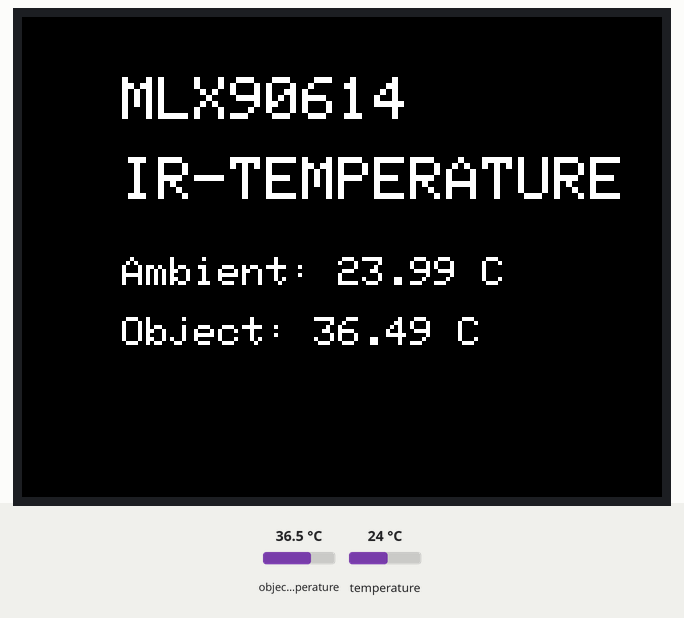
Simulated run of this sketch. Board: ESP32. Shown: 320×240 colour display. The inputs (shaded band) are chosen by the test bench; at power-on: object temperature 36.5 °C, temperature 24 °C.

Above: at 1.4 s.
1.5 s: object temperature set to 20 °C
At 2.0 s:
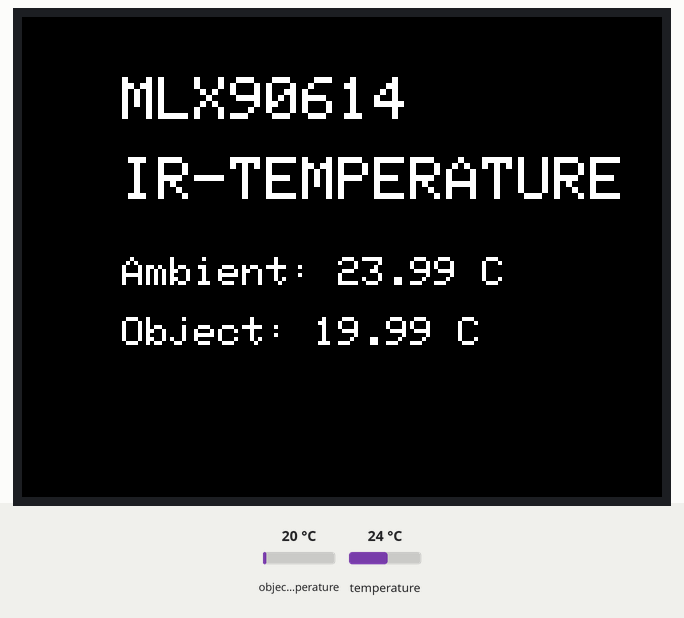
3.0 s: temperature set to 12 °C
At 4.1 s:
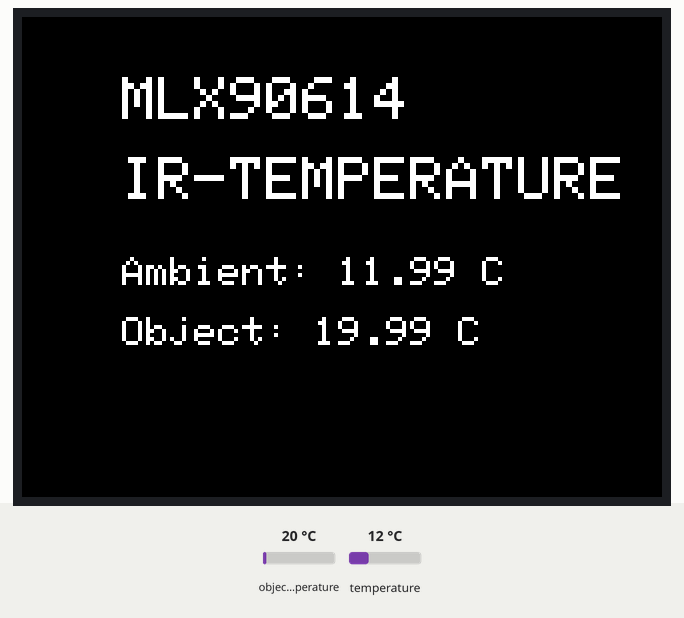
4.5 s: object temperature set to 26 °C
At 5.1 s:
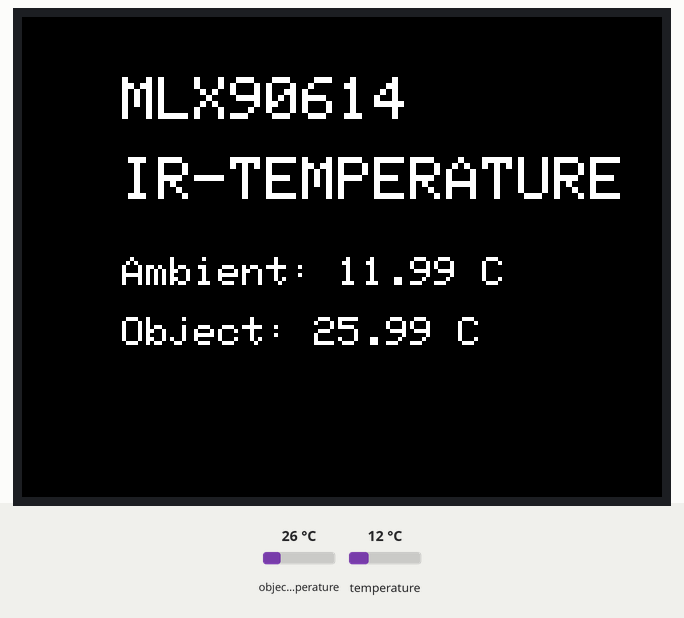
6.0 s: temperature set to 19 °C
Timing chart, 0 to 8.5 s (numbered marks = the images above; inputs shaded):
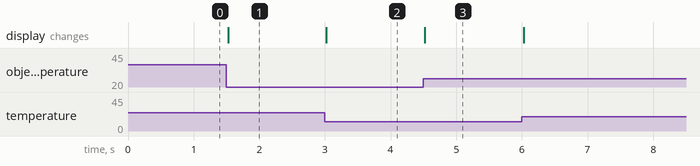

The sketch:

MLX90614.ino
```cpp
#include <TFT_eSPI.h>
#include <Wire.h>
#include <Adafruit_MLX90614.h>
TFT_eSPI tft;
Adafruit_MLX90614 mlx = Adafruit_MLX90614();

void setup() {
  mlx.begin();
  tft.begin();
  tft.setRotation(3);
  tft.setTextSize(3);
  tft.fillScreen(TFT_BLACK);
  tft.setTextColor(TFT_WHITE,TFT_BLACK);          //sets the text colour to black
  tft.drawString("MLX90614", 50, 30);
  tft.drawString("IR-TEMPERATURE", 50, 70);
  tft.setTextSize(2);
}

void loop()
{
  float ambTempC = mlx.readAmbientTempC();
  float objTempC = mlx.readObjectTempC();
  tft.drawString(String("Ambient: ")+String(ambTempC)+String(" C   "), 50, 120);
  tft.drawString(String("Object: ")+String(objTempC)+String(" C   "), 50, 150);
}
```

Measured:
- after the input at 1.5 s, the display: changes at once (image 1)
- after the input at 3.0 s, the display: changes at once (image 2)
- after the input at 4.5 s, the display: changes at once (image 3)
